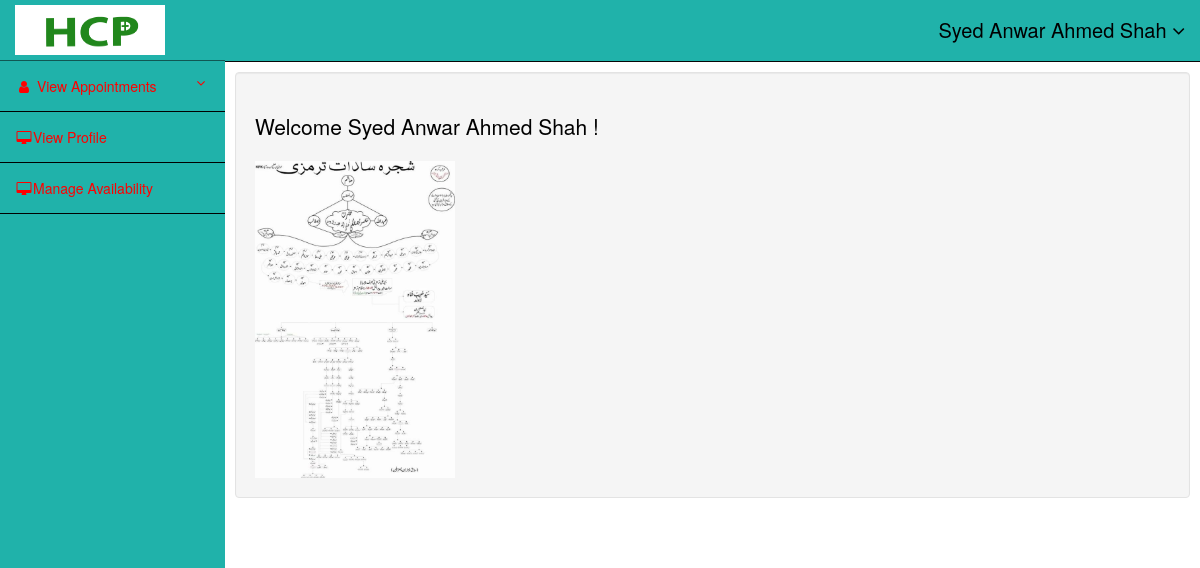
Page /doctor/doctordashboard.php (signed in) on the committed database.
### tables this page shows
CREATE TABLE `tbldoctors` (
  `id` int(10) NOT NULL,
  `name` varchar(255) NOT NULL,
  `faname` varchar(255) NOT NULL,
  `email` varchar(255) NOT NULL,
  `contact` varchar(255) NOT NULL,
  `address` varchar(255) NOT NULL,
  `regno` varchar(255) NOT NULL,
  `qualification` varchar(255) NOT NULL,
  `degimage` varchar(255) NOT NULL DEFAULT 'image.jpg',
  `certimage` varchar(255) NOT NULL DEFAULT 'image.jpg',
  `city` varchar(255) NOT NULL,
  `country` varchar(255) NOT NULL,
  `specialization` varchar(255) NOT NULL,
  `password` varchar(255) NOT NULL,
  `gender` varchar(10) NOT NULL,
  `status` int(10) NOT NULL DEFAULT 1
);

### doctor/doctordashboard.php (the view, shortened to what this page needs)
<?php
include('header.php');
?>
     <?php
     include('sidebar.php');
    ?>
    <div id="page-wrapper">
        <div class="container-fluid">
            <div class="row" id="main" >
                <div class="col-sm-12 col-md-12 well" id="content">
                    <h1 class="lead" margin="100px">Welcome <?php echo " $row[name] ";?>!</h1>
                    <img src="../upload/<?php echo $row['certimage']; ?>" width="200px;">
                </div>
            </div>
        </div>
    </div>
</div>
</body>
</html>

### doctor/header.php (shortened to what this page needs)
<?php
include('../db.php');
     $q = mysqli_query($conn,"select * from tbldoctors where `email`='$_SESSION[email]' and `name`='$_SESSION[name]'");
    if(mysqli_num_rows($q)>0){
        $row = mysqli_fetch_array($q);
    }
?>
<!DOCTYPE html>
<html lang="en">
<head>
    <link href="http://maxcdn.bootstrapcdn.com/bootstrap/3.3.0/css/bootstrap.min.css" rel="stylesheet" id="bootstrap-css">
    <link href="admin.css" rel="stylesheet">
</head>
<body>
<div id="wrapper">
    <nav class="navbar navbar-inverse navbar-fixed-top" role="navigation" style="background-color:lightseagreen;">
        <div class="navbar-header">
            <a class="navbar-brand" href="doctordashboard.php">
                <img src="../img/final.png" alt="LOGO" width="150px" height="50px">
            </a>
        </div>
        <ul class="nav navbar-right top-nav">
              <li class="dropdown" >
                <a href="#" class="dropdown-toggle" data-toggle="dropdown" style="font-size:20px;"><?php echo $row['name'];?> <b class="fa fa-angle-down"></b></a>
            </li>
        </ul>

### doctor/admin.css (style rules this page uses)
@media (min-width:768px) { body { margin-top: 50px; color: #000; } }
#wrapper { padding-left: 0; }
#page-wrapper { width: 100%; padding: 0; background-color: #fff; }
@media (min-width:768px) { #wrapper { padding-left: 225px; } }
@media (min-width:768px) { #page-wrapper { padding: 22px 10px; } }
.top-nav { padding: 0 15px; background-color: lightseagreen; }
.top-nav>li { display: inline-block; background-color: lightseagreen; }
.top-nav>li>a { padding-top: 20px; padding-bottom: 20px; line-height: 20px; color: black; }
.navbar-brand { padding: 5px 15px; }

### rows in the picture
tbldoctors: name "Syed Anwar Ahmed Shah", certimage (picture)
